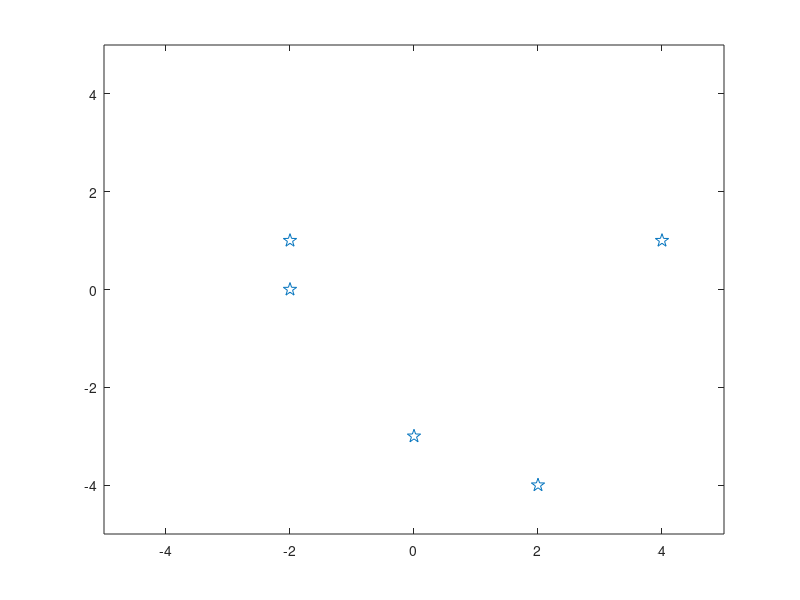
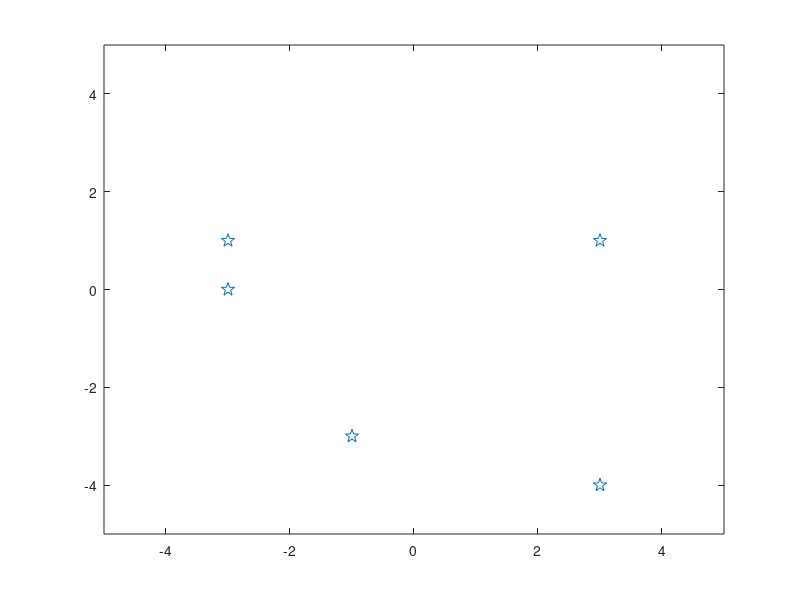
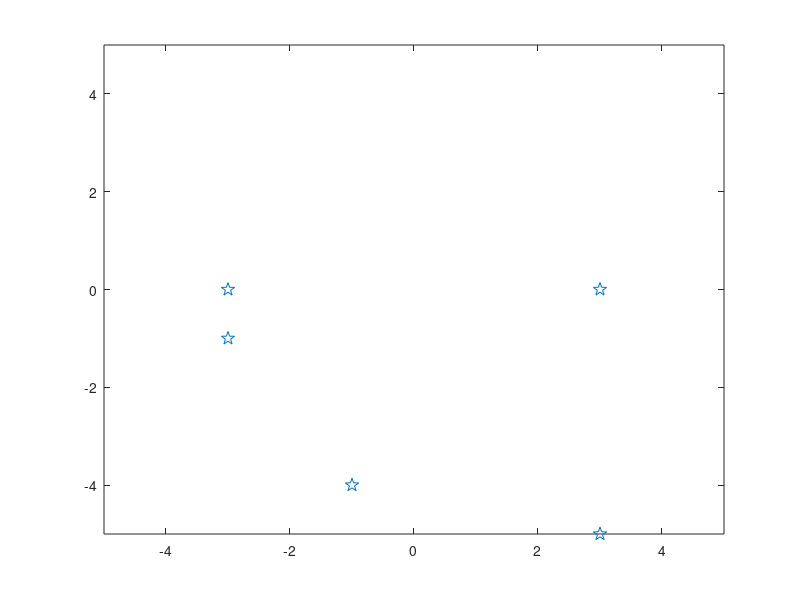

These figures' MATLAB source, in order:
clc
#Definicion de variables
t=3;        #tiempo
l=5;        #largo de eje
p=5;        #No particulas 
n=2;         #No de dimensiones
a=0;

#inicio de programa
N1=round(unifrnd(-l,l,p,n))  #Genera un número alearorio dentro de "l"


for T=1:t                    #Bucle de tiempo 

#"A" B" "C" generan numeros al azar entre -1 y 1
#se redondea
#se suma al numero aleatorio generado


#Define en q dimension se hará la suma
d=round(unifrnd(1,n,1,1));

for i=1:p
  A=round(unifrnd(-1,1,1,1));
  a=sum(A);
  if a==1                    
    a=1;                     
   else                     
   a=-1; 
  endif
  
 N1(i,d)=N1(i,d)+a; 

#Condición ciclo: al llegar al valor de "l" regresa a "-l" y viceversa
  if  N1(i,d)>l; 
   N1(i,d)=-l;
  elseif N1(i,d)<-l; 
   N1(i,d)=l;
  else
   N1=N1;
  endif

endfor
N1
 
  plot(N1(:,1),N1(:,2),'p',"markersize", 10)
  xlim([-l,l]);
  ylim([-l,l]);
  saveas(gcf,strcat('ploty',num2str(T),'.png'));
  
endfor
